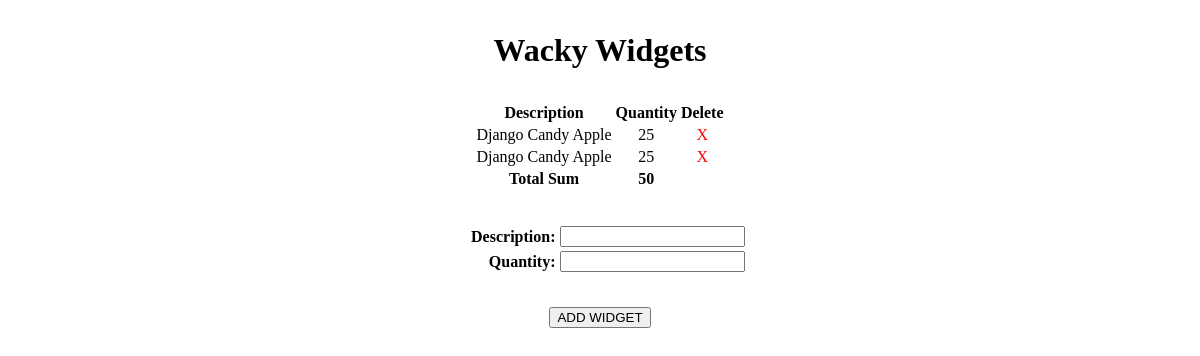
The app's page /, older data.
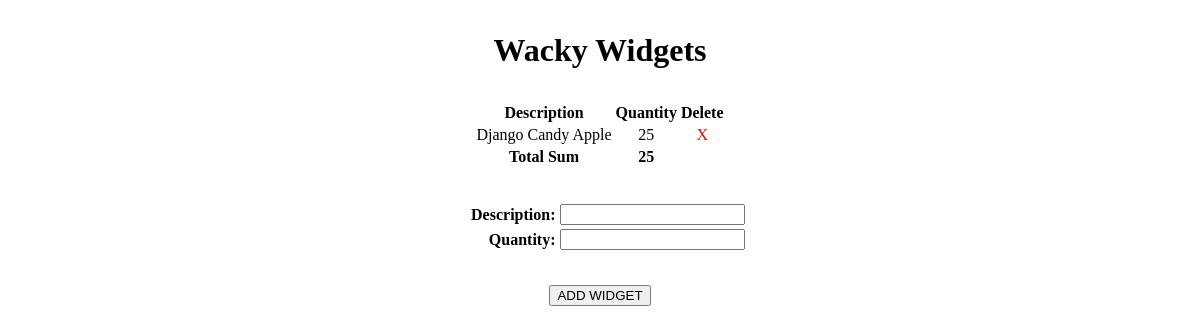
The same page, newer data.
### main_app/models.py (models this page shows, shortened)
class Widget(models.Model):
    description = models.CharField(max_length=140)
    quantity = models.IntegerField()

### main_app/views.py (the view)
# urls.py: path('', views.home, name='home'),
def home(request):
    widgets = Widget.objects.all()
    form = WidgetForm()
    total_quantity = Widget.objects.all().aggregate(Sum('quantity'))
    return render(request, 'index.html', {'widgets': widgets, 'form': form, 'total_quantity': total_quantity})

### main_app/forms.py
class WidgetForm(ModelForm):
    class Meta:
        model = Widget
        fields = '__all__'

### main_app/templates/index.html (shortened to what this page needs)
{% load static %}
<!DOCTYPE html>
<html lang="en">
  <head>
    <link
      rel="stylesheet"
      href="https://unpkg.com/purecss@1.0.0/build/pure-min.css"
    />
    <link
      rel="stylesheet"
      type="text/css"
      href="{% static 'css/style.css' %}"
    />
  </head>
  <body>
    <h1>Wacky Widgets</h1>
    {% if widgets|length == 0 %} No Widgets Exist {% else %}
    <table class="pure-table pure-table-striped">
      <thead>
        <tr>
          <th>Description</th>
          <th>Quantity</th>
          <th>Delete</th>
        </tr>
      </thead>
      <tbody>
        {%for widget in widgets%}
        <tr>
          <td>{{widget.description}}</td>
          <td>{{widget.quantity}}</td>
          <td><a href="{% url 'widget_delete' widget.id %}"> X </a></td>
        </tr>
        {%endfor%}
      </tbody>
      <tr>
        <td style="font-weight: bold">Total Sum</td>
        <td style="font-weight: bold">{{total_quantity.quantity__sum}}</td>
        <td></td>
      </tr>
    </table>
    {%endif%}
    <form class="pure-form" action="{% url 'widget_create' %}" method="POST">
      <table>
        {{ form.as_table }}
      </table>
      <input type="submit" value="ADD WIDGET" class="pure-button" />
    </form>
  </body>
</html>

Row changes from the older to the newer data that the page shows:
removed Widget: description "Django Candy Apple", quantity "25"
Text that changed along with them:
{{ total_quantity.quantity__sum }}: "50" → "25"
